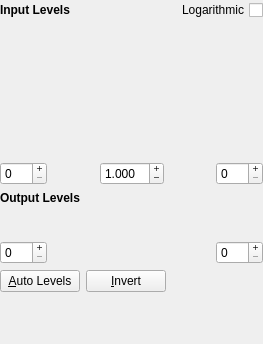
<?xml version="1.0" encoding="UTF-8"?>
<ui version="4.0">
 <class>WdgLevel</class>
 <widget class="QWidget" name="WdgLevel">
  <property name="geometry">
   <rect>
    <x>0</x>
    <y>0</y>
    <width>263</width>
    <height>344</height>
   </rect>
  </property>
  <property name="sizePolicy">
   <sizepolicy hsizetype="MinimumExpanding" vsizetype="MinimumExpanding">
    <horstretch>0</horstretch>
    <verstretch>0</verstretch>
   </sizepolicy>
  </property>
  <property name="minimumSize">
   <size>
    <width>0</width>
    <height>0</height>
   </size>
  </property>
  <property name="maximumSize">
   <size>
    <width>600</width>
    <height>32767</height>
   </size>
  </property>
  <property name="windowTitle">
   <string>Levels</string>
  </property>
  <layout class="QVBoxLayout" name="verticalLayout">
   <property name="leftMargin">
    <number>0</number>
   </property>
   <property name="topMargin">
    <number>0</number>
   </property>
   <property name="rightMargin">
    <number>0</number>
   </property>
   <property name="bottomMargin">
    <number>0</number>
   </property>
   <item>
    <layout class="QHBoxLayout" name="horizontalLayout">
     <item>
      <widget class="QLabel" name="textLabel2">
       <property name="text">
        <string>&lt;b&gt;Input Levels&lt;/b&gt;</string>
       </property>
       <property name="wordWrap">
        <bool>false</bool>
       </property>
      </widget>
     </item>
     <item>
      <widget class="QCheckBox" name="chkLogarithmic">
       <property name="layoutDirection">
        <enum>Qt::RightToLeft</enum>
       </property>
       <property name="text">
        <string>Logarithmic</string>
       </property>
      </widget>
     </item>
    </layout>
   </item>
   <item>
    <layout class="QHBoxLayout" name="horizontalLayout_2">
     <property name="spacing">
      <number>0</number>
     </property>
     <property name="leftMargin">
      <number>5</number>
     </property>
     <property name="rightMargin">
      <number>5</number>
     </property>
     <item>
      <widget class="QLabel" name="histview">
       <property name="minimumSize">
        <size>
         <width>200</width>
         <height>100</height>
        </size>
       </property>
       <property name="maximumSize">
        <size>
         <width>16777215</width>
         <height>300</height>
        </size>
       </property>
       <property name="lineWidth">
        <number>0</number>
       </property>
       <property name="scaledContents">
        <bool>true</bool>
       </property>
       <property name="alignment">
        <set>Qt::AlignJustify|Qt::AlignVCenter</set>
       </property>
       <property name="wordWrap">
        <bool>false</bool>
       </property>
       <property name="margin">
        <number>0</number>
       </property>
       <property name="indent">
        <number>-1</number>
       </property>
      </widget>
     </item>
    </layout>
   </item>
   <item>
    <widget class="KisGradientSlider" name="ingradient" native="true">
     <property name="minimumSize">
      <size>
       <width>256</width>
       <height>24</height>
      </size>
     </property>
    </widget>
   </item>
   <item>
    <layout class="QHBoxLayout">
     <item>
      <widget class="KisIntParseSpinBox" name="blackspin">
       <property name="buttonSymbols">
        <enum>QAbstractSpinBox::PlusMinus</enum>
       </property>
       <property name="maximum">
        <number>255</number>
       </property>
      </widget>
     </item>
     <item>
      <spacer name="spacer5">
       <property name="orientation">
        <enum>Qt::Horizontal</enum>
       </property>
       <property name="sizeType">
        <enum>QSizePolicy::MinimumExpanding</enum>
       </property>
       <property name="sizeHint" stdset="0">
        <size>
         <width>25</width>
         <height>20</height>
        </size>
       </property>
      </spacer>
     </item>
     <item>
      <widget class="KisDoubleParseSpinBox" name="gammaspin">
       <property name="buttonSymbols">
        <enum>QAbstractSpinBox::PlusMinus</enum>
       </property>
       <property name="decimals">
        <number>3</number>
       </property>
       <property name="minimum">
        <double>0.001000000000000</double>
       </property>
       <property name="maximum">
        <double>10.000000000000000</double>
       </property>
       <property name="singleStep">
        <double>0.010000000000000</double>
       </property>
       <property name="value">
        <double>1.000000000000000</double>
       </property>
      </widget>
     </item>
     <item>
      <spacer name="spacer6">
       <property name="orientation">
        <enum>Qt::Horizontal</enum>
       </property>
       <property name="sizeType">
        <enum>QSizePolicy::MinimumExpanding</enum>
       </property>
       <property name="sizeHint" stdset="0">
        <size>
         <width>25</width>
         <height>20</height>
        </size>
       </property>
      </spacer>
     </item>
     <item>
      <widget class="KisIntParseSpinBox" name="whitespin">
       <property name="buttonSymbols">
        <enum>QAbstractSpinBox::PlusMinus</enum>
       </property>
       <property name="maximum">
        <number>255</number>
       </property>
      </widget>
     </item>
    </layout>
   </item>
   <item>
    <spacer name="verticalSpacer">
     <property name="orientation">
      <enum>Qt::Vertical</enum>
     </property>
     <property name="sizeType">
      <enum>QSizePolicy::Fixed</enum>
     </property>
     <property name="sizeHint" stdset="0">
      <size>
       <width>0</width>
       <height>0</height>
      </size>
     </property>
    </spacer>
   </item>
   <item>
    <widget class="QLabel" name="textLabel3">
     <property name="text">
      <string>&lt;b&gt;Output Levels&lt;/b&gt;</string>
     </property>
     <property name="wordWrap">
      <bool>false</bool>
     </property>
    </widget>
   </item>
   <item>
    <widget class="KisGradientSlider" name="outgradient" native="true">
     <property name="minimumSize">
      <size>
       <width>256</width>
       <height>24</height>
      </size>
     </property>
    </widget>
   </item>
   <item>
    <layout class="QHBoxLayout">
     <item>
      <widget class="KisIntParseSpinBox" name="outblackspin">
       <property name="buttonSymbols">
        <enum>QAbstractSpinBox::PlusMinus</enum>
       </property>
       <property name="maximum">
        <number>255</number>
       </property>
      </widget>
     </item>
     <item>
      <spacer name="spacer3">
       <property name="orientation">
        <enum>Qt::Horizontal</enum>
       </property>
       <property name="sizeType">
        <enum>QSizePolicy::MinimumExpanding</enum>
       </property>
       <property name="sizeHint" stdset="0">
        <size>
         <width>50</width>
         <height>20</height>
        </size>
       </property>
      </spacer>
     </item>
     <item>
      <widget class="KisIntParseSpinBox" name="outwhitespin">
       <property name="buttonSymbols">
        <enum>QAbstractSpinBox::PlusMinus</enum>
       </property>
       <property name="maximum">
        <number>255</number>
       </property>
      </widget>
     </item>
    </layout>
   </item>
   <item>
    <layout class="QHBoxLayout" name="horizontalLayout_6">
     <item>
      <widget class="QPushButton" name="butauto">
       <property name="text">
        <string>&amp;Auto Levels</string>
       </property>
      </widget>
     </item>
     <item>
      <widget class="QPushButton" name="butinvert">
       <property name="text">
        <string>&amp;Invert</string>
       </property>
      </widget>
     </item>
     <item>
      <spacer name="horizontalSpacer">
       <property name="orientation">
        <enum>Qt::Horizontal</enum>
       </property>
       <property name="sizeHint" stdset="0">
        <size>
         <width>40</width>
         <height>20</height>
        </size>
       </property>
      </spacer>
     </item>
    </layout>
   </item>
   <item>
    <spacer name="verticalSpacer_2">
     <property name="orientation">
      <enum>Qt::Vertical</enum>
     </property>
     <property name="sizeHint" stdset="0">
      <size>
       <width>20</width>
       <height>0</height>
      </size>
     </property>
    </spacer>
   </item>
  </layout>
 </widget>
 <customwidgets>
  <customwidget>
   <class>KisIntParseSpinBox</class>
   <extends>QSpinBox</extends>
   <header>kis_int_parse_spin_box.h</header>
  </customwidget>
  <customwidget>
   <class>KisGradientSlider</class>
   <extends>QWidget</extends>
   <header>KisGradientSlider.h</header>
  </customwidget>
  <customwidget>
   <class>KisDoubleParseSpinBox</class>
   <extends>QDoubleSpinBox</extends>
   <header>kis_double_parse_spin_box.h</header>
  </customwidget>
 </customwidgets>
 <includes>
  <include location="local">KisGradientSlider.h</include>
  <include location="local">KisGradientSlider.h</include>
 </includes>
 <resources/>
 <connections/>
</ui>
